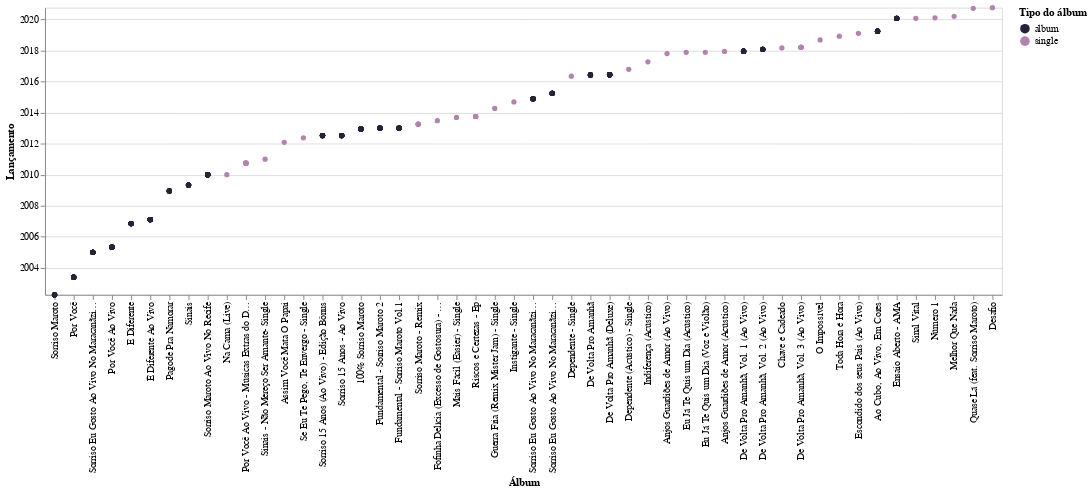

The notebook cell saved with this chart:
### Code cell
# linha do tempo de lançamentos
data_time= pd.DataFrame(data, columns = ['name', 'album','album_type','release_date'])
range_ = ['#222437', '#B183AE']
alt.Chart(data_time).mark_circle(opacity = 1).encode(
    y = alt.Y('release_date:T', axis = alt.Axis(title='Lançamento')),
    x = alt.X('album:N', sort='y', axis = alt.Axis(title='Álbum')),
    color = alt.Color('album_type', legend=alt.Legend(title="Tipo do álbum"), scale=alt.Scale(range = range_)),
    tooltip = ['album','album_type','release_date:T']
)

### Figure 1 — Vega-Lite specification as saved in the notebook (floating-point values rounded to 4 significant figures; data arrays with more than 128 entries replaced by an {"elided": "..."} marker saying what was removed)
{"config": {"view": {"continuousWidth": 400, "continuousHeight": 300}}, "data": {"name": "data-768502537034aa16e5420c27d907f0e2"}, "mark": {"type": "circle", "opacity": 1}, "encoding": {"color": {"type": "nominal", "field": "album_type", "legend": {"title": "Tipo do álbum"}, "scale": {"range": ["#222437", "#B183AE"]}}, "tooltip": [{"type": "nominal", "field": "album"}, {"type": "nominal", "field": "album_type"}, {"type": "temporal", "field": "release_date"}], "x": {"type": "nominal", "axis": {"title": "Álbum"}, "field": "album", "sort": "y"}, "y": {"type": "temporal", "axis": {"title": "Lançamento"}, "field": "release_date"}}, "$schema": "https://vega.github.io/schema/vega-lite/v4.8.1.json", "datasets": {"data-768502537034aa16e5420c27d907f0e2": {"elided": "348 records"}}}
